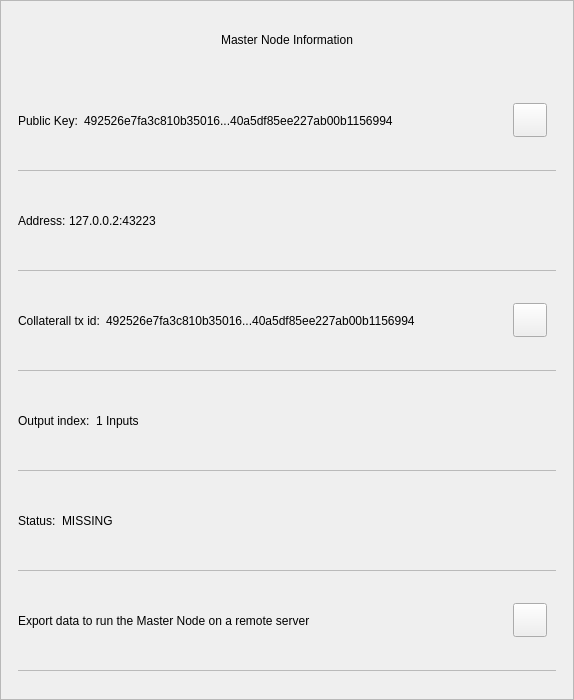
<?xml version="1.0" encoding="UTF-8"?>
<ui version="4.0">
 <class>MnInfoDialog</class>
 <widget class="QWidget" name="MnInfoDialog">
  <property name="geometry">
   <rect>
    <x>0</x>
    <y>0</y>
    <width>574</width>
    <height>700</height>
   </rect>
  </property>
  <property name="minimumSize">
   <size>
    <width>574</width>
    <height>530</height>
   </size>
  </property>
  <property name="windowTitle">
   <string>Form</string>
  </property>
  <property name="styleSheet">
   <string notr="true"/>
  </property>
  <layout class="QVBoxLayout" name="verticalLayout_3">
   <property name="spacing">
    <number>0</number>
   </property>
   <property name="leftMargin">
    <number>0</number>
   </property>
   <property name="topMargin">
    <number>0</number>
   </property>
   <property name="rightMargin">
    <number>0</number>
   </property>
   <property name="bottomMargin">
    <number>0</number>
   </property>
   <item>
    <widget class="QFrame" name="frame">
     <property name="styleSheet">
      <string notr="true"/>
     </property>
     <property name="frameShape">
      <enum>QFrame::StyledPanel</enum>
     </property>
     <property name="frameShadow">
      <enum>QFrame::Raised</enum>
     </property>
     <layout class="QVBoxLayout" name="verticalLayout">
      <property name="leftMargin">
       <number>0</number>
      </property>
      <property name="rightMargin">
       <number>0</number>
      </property>
      <item>
       <layout class="QHBoxLayout" name="horizontalLayout_3">
        <property name="spacing">
         <number>0</number>
        </property>
        <property name="leftMargin">
         <number>20</number>
        </property>
        <property name="topMargin">
         <number>10</number>
        </property>
        <property name="rightMargin">
         <number>20</number>
        </property>
        <item>
         <spacer name="horizontalSpacer_2">
          <property name="orientation">
           <enum>Qt::Horizontal</enum>
          </property>
          <property name="sizeHint" stdset="0">
           <size>
            <width>40</width>
            <height>20</height>
           </size>
          </property>
         </spacer>
        </item>
        <item>
         <widget class="QLabel" name="labelTitle">
          <property name="minimumSize">
           <size>
            <width>0</width>
            <height>40</height>
           </size>
          </property>
          <property name="maximumSize">
           <size>
            <width>16777215</width>
            <height>40</height>
           </size>
          </property>
          <property name="styleSheet">
           <string notr="true">padding-left:24px;</string>
          </property>
          <property name="text">
           <string>Master Node Information</string>
          </property>
          <property name="alignment">
           <set>Qt::AlignCenter</set>
          </property>
          <property name="margin">
           <number>7</number>
          </property>
         </widget>
        </item>
        <item>
         <spacer name="horizontalSpacer">
          <property name="orientation">
           <enum>Qt::Horizontal</enum>
          </property>
          <property name="sizeHint" stdset="0">
           <size>
            <width>40</width>
            <height>20</height>
           </size>
          </property>
         </spacer>
        </item>
        <item>
         <widget class="QPushButton" name="btnEsc">
          <property name="minimumSize">
           <size>
            <width>24</width>
            <height>24</height>
           </size>
          </property>
          <property name="maximumSize">
           <size>
            <width>24</width>
            <height>24</height>
           </size>
          </property>
          <property name="styleSheet">
           <string notr="true">border:none;</string>
          </property>
          <property name="text">
           <string/>
          </property>
         </widget>
        </item>
       </layout>
      </item>
      <item>
       <spacer name="verticalSpacer">
        <property name="orientation">
         <enum>Qt::Vertical</enum>
        </property>
        <property name="sizeType">
         <enum>QSizePolicy::Fixed</enum>
        </property>
        <property name="sizeHint" stdset="0">
         <size>
          <width>20</width>
          <height>10</height>
         </size>
        </property>
       </spacer>
      </item>
      <item>
       <widget class="QWidget" name="layoutScroll" native="true">
        <property name="minimumSize">
         <size>
          <width>0</width>
          <height>0</height>
         </size>
        </property>
        <layout class="QVBoxLayout" name="verticalLayout_4">
         <property name="leftMargin">
          <number>0</number>
         </property>
         <property name="topMargin">
          <number>0</number>
         </property>
         <property name="rightMargin">
          <number>0</number>
         </property>
         <item>
          <widget class="QScrollArea" name="scrollArea">
           <property name="styleSheet">
            <string notr="true">#scrollArea {
background:transparent;
}</string>
           </property>
           <property name="horizontalScrollBarPolicy">
            <enum>Qt::ScrollBarAlwaysOff</enum>
           </property>
           <property name="sizeAdjustPolicy">
            <enum>QAbstractScrollArea::AdjustIgnored</enum>
           </property>
           <property name="widgetResizable">
            <bool>true</bool>
           </property>
           <property name="alignment">
            <set>Qt::AlignLeading|Qt::AlignLeft|Qt::AlignTop</set>
           </property>
           <widget class="QWidget" name="scrollAreaWidgetContents">
            <property name="geometry">
             <rect>
              <x>0</x>
              <y>0</y>
              <width>570</width>
              <height>596</height>
             </rect>
            </property>
            <property name="autoFillBackground">
             <bool>false</bool>
            </property>
            <property name="styleSheet">
             <string notr="true">#scrollAreaWidgetContents {
background:transparent;
}</string>
            </property>
            <layout class="QVBoxLayout" name="verticalLayout_7">
             <property name="spacing">
              <number>0</number>
             </property>
             <property name="sizeConstraint">
              <enum>QLayout::SetDefaultConstraint</enum>
             </property>
             <property name="leftMargin">
              <number>0</number>
             </property>
             <property name="topMargin">
              <number>0</number>
             </property>
             <property name="rightMargin">
              <number>0</number>
             </property>
             <property name="bottomMargin">
              <number>0</number>
             </property>
             <item>
              <widget class="QWidget" name="content" native="true">
               <layout class="QVBoxLayout" name="verticalLayout_2">
                <property name="leftMargin">
                 <number>16</number>
                </property>
                <property name="topMargin">
                 <number>0</number>
                </property>
                <property name="rightMargin">
                 <number>16</number>
                </property>
                <item>
                 <widget class="QWidget" name="contentID" native="true">
                  <layout class="QHBoxLayout" name="horizontalLayout_12" stretch="0,1,0">
                   <property name="leftMargin">
                    <number>0</number>
                   </property>
                   <item>
                    <widget class="QLabel" name="labelId">
                     <property name="maximumSize">
                      <size>
                       <width>16777215</width>
                       <height>16777215</height>
                      </size>
                     </property>
                     <property name="text">
                      <string>Public Key:</string>
                     </property>
                    </widget>
                   </item>
                   <item>
                    <widget class="QLabel" name="textId">
                     <property name="text">
                      <string>492526e7fa3c810b35016...40a5df85ee227ab00b1156994</string>
                     </property>
                    </widget>
                   </item>
                   <item>
                    <widget class="QPushButton" name="pushCopy">
                     <property name="minimumSize">
                      <size>
                       <width>34</width>
                       <height>34</height>
                      </size>
                     </property>
                     <property name="maximumSize">
                      <size>
                       <width>34</width>
                       <height>34</height>
                      </size>
                     </property>
                     <property name="focusPolicy">
                      <enum>Qt::NoFocus</enum>
                     </property>
                     <property name="text">
                      <string/>
                     </property>
                     <property name="iconSize">
                      <size>
                       <width>24</width>
                       <height>24</height>
                      </size>
                     </property>
                    </widget>
                   </item>
                  </layout>
                 </widget>
                </item>
                <item>
                 <widget class="QLabel" name="labelDivider9">
                  <property name="maximumSize">
                   <size>
                    <width>16777215</width>
                    <height>1</height>
                   </size>
                  </property>
                  <property name="styleSheet">
                   <string notr="true">background-color:#bababa;</string>
                  </property>
                  <property name="text">
                   <string/>
                  </property>
                 </widget>
                </item>
                <item>
                 <widget class="QWidget" name="contentOutputs" native="true">
                  <layout class="QHBoxLayout" name="horizontalLayout_11" stretch="0,3">
                   <property name="spacing">
                    <number>0</number>
                   </property>
                   <property name="leftMargin">
                    <number>0</number>
                   </property>
                   <property name="rightMargin">
                    <number>12</number>
                   </property>
                   <item>
                    <widget class="QLabel" name="labelSend">
                     <property name="maximumSize">
                      <size>
                       <width>16777215</width>
                       <height>16777215</height>
                      </size>
                     </property>
                     <property name="text">
                      <string>Address: </string>
                     </property>
                    </widget>
                   </item>
                   <item>
                    <widget class="QLabel" name="textAddress">
                     <property name="text">
                      <string>127.0.0.2:43223</string>
                     </property>
                    </widget>
                   </item>
                  </layout>
                 </widget>
                </item>
                <item>
                 <widget class="QLabel" name="labelDivider8">
                  <property name="maximumSize">
                   <size>
                    <width>16777215</width>
                    <height>1</height>
                   </size>
                  </property>
                  <property name="styleSheet">
                   <string notr="true">background-color:#bababa;</string>
                  </property>
                  <property name="text">
                   <string/>
                  </property>
                 </widget>
                </item>
                <item>
                 <widget class="QWidget" name="contentAmount" native="true">
                  <layout class="QHBoxLayout" name="horizontalLayout_4" stretch="0,1,0">
                   <property name="leftMargin">
                    <number>0</number>
                   </property>
                   <item>
                    <widget class="QLabel" name="labelAmount">
                     <property name="maximumSize">
                      <size>
                       <width>16777215</width>
                       <height>16777215</height>
                      </size>
                     </property>
                     <property name="text">
                      <string>Collaterall tx id:</string>
                     </property>
                    </widget>
                   </item>
                   <item>
                    <widget class="QLabel" name="textAmount">
                     <property name="text">
                      <string>492526e7fa3c810b35016...40a5df85ee227ab00b1156994</string>
                     </property>
                    </widget>
                   </item>
                   <item>
                    <widget class="QPushButton" name="pushCopyId">
                     <property name="minimumSize">
                      <size>
                       <width>34</width>
                       <height>34</height>
                      </size>
                     </property>
                     <property name="maximumSize">
                      <size>
                       <width>34</width>
                       <height>34</height>
                      </size>
                     </property>
                     <property name="focusPolicy">
                      <enum>Qt::NoFocus</enum>
                     </property>
                     <property name="text">
                      <string/>
                     </property>
                    </widget>
                   </item>
                  </layout>
                 </widget>
                </item>
                <item>
                 <widget class="QLabel" name="labelDivider6">
                  <property name="maximumSize">
                   <size>
                    <width>16777215</width>
                    <height>1</height>
                   </size>
                  </property>
                  <property name="styleSheet">
                   <string notr="true">background-color:#bababa;</string>
                  </property>
                  <property name="text">
                   <string/>
                  </property>
                 </widget>
                </item>
                <item>
                 <widget class="QWidget" name="contentInputs" native="true">
                  <layout class="QHBoxLayout" name="horizontalLayout" stretch="0,2">
                   <property name="leftMargin">
                    <number>0</number>
                   </property>
                   <property name="rightMargin">
                    <number>12</number>
                   </property>
                   <item>
                    <widget class="QLabel" name="labelInputs">
                     <property name="sizePolicy">
                      <sizepolicy hsizetype="Minimum" vsizetype="Preferred">
                       <horstretch>0</horstretch>
                       <verstretch>0</verstretch>
                      </sizepolicy>
                     </property>
                     <property name="maximumSize">
                      <size>
                       <width>16777215</width>
                       <height>16777215</height>
                      </size>
                     </property>
                     <property name="text">
                      <string>Output index:</string>
                     </property>
                    </widget>
                   </item>
                   <item>
                    <widget class="QLabel" name="textInputs">
                     <property name="text">
                      <string>1 Inputs</string>
                     </property>
                    </widget>
                   </item>
                  </layout>
                 </widget>
                </item>
                <item>
                 <widget class="QLabel" name="labelDivider1">
                  <property name="maximumSize">
                   <size>
                    <width>16777215</width>
                    <height>1</height>
                   </size>
                  </property>
                  <property name="styleSheet">
                   <string notr="true">background-color:#bababa;</string>
                  </property>
                  <property name="text">
                   <string/>
                  </property>
                 </widget>
                </item>
                <item>
                 <widget class="QWidget" name="contentFee" native="true">
                  <layout class="QHBoxLayout" name="horizontalLayout_7" stretch="0,1">
                   <property name="leftMargin">
                    <number>0</number>
                   </property>
                   <item>
                    <widget class="QLabel" name="labelFee">
                     <property name="maximumSize">
                      <size>
                       <width>16777215</width>
                       <height>16777215</height>
                      </size>
                     </property>
                     <property name="text">
                      <string>Status:</string>
                     </property>
                    </widget>
                   </item>
                   <item>
                    <widget class="QLabel" name="textStatus">
                     <property name="text">
                      <string>MISSING</string>
                     </property>
                    </widget>
                   </item>
                  </layout>
                 </widget>
                </item>
                <item>
                 <widget class="QLabel" name="labelDivider4">
                  <property name="maximumSize">
                   <size>
                    <width>16777215</width>
                    <height>1</height>
                   </size>
                  </property>
                  <property name="styleSheet">
                   <string notr="true">background-color:#bababa;</string>
                  </property>
                  <property name="text">
                   <string/>
                  </property>
                 </widget>
                </item>
                <item>
                 <widget class="QWidget" name="contentExport" native="true">
                  <layout class="QHBoxLayout" name="horizontalLayout_8" stretch="3,0">
                   <property name="leftMargin">
                    <number>0</number>
                   </property>
                   <item>
                    <widget class="QLabel" name="textExport">
                     <property name="styleSheet">
                      <string notr="true">padding-top:1px;</string>
                     </property>
                     <property name="lineWidth">
                      <number>0</number>
                     </property>
                     <property name="text">
                      <string>Export data to run the Master Node on a remote server</string>
                     </property>
                     <property name="wordWrap">
                      <bool>true</bool>
                     </property>
                     <property name="indent">
                      <number>0</number>
                     </property>
                    </widget>
                   </item>
                   <item>
                    <widget class="QPushButton" name="pushExport">
                     <property name="minimumSize">
                      <size>
                       <width>34</width>
                       <height>34</height>
                      </size>
                     </property>
                     <property name="maximumSize">
                      <size>
                       <width>34</width>
                       <height>34</height>
                      </size>
                     </property>
                     <property name="focusPolicy">
                      <enum>Qt::NoFocus</enum>
                     </property>
                     <property name="text">
                      <string/>
                     </property>
                    </widget>
                   </item>
                  </layout>
                 </widget>
                </item>
                <item>
                 <widget class="QLabel" name="labelDivider7">
                  <property name="maximumSize">
                   <size>
                    <width>16777215</width>
                    <height>1</height>
                   </size>
                  </property>
                  <property name="styleSheet">
                   <string notr="true">background-color:#bababa;</string>
                  </property>
                  <property name="text">
                   <string/>
                  </property>
                 </widget>
                </item>
               </layout>
              </widget>
             </item>
            </layout>
           </widget>
          </widget>
         </item>
        </layout>
       </widget>
      </item>
     </layout>
    </widget>
   </item>
  </layout>
 </widget>
 <resources/>
 <connections/>
</ui>
